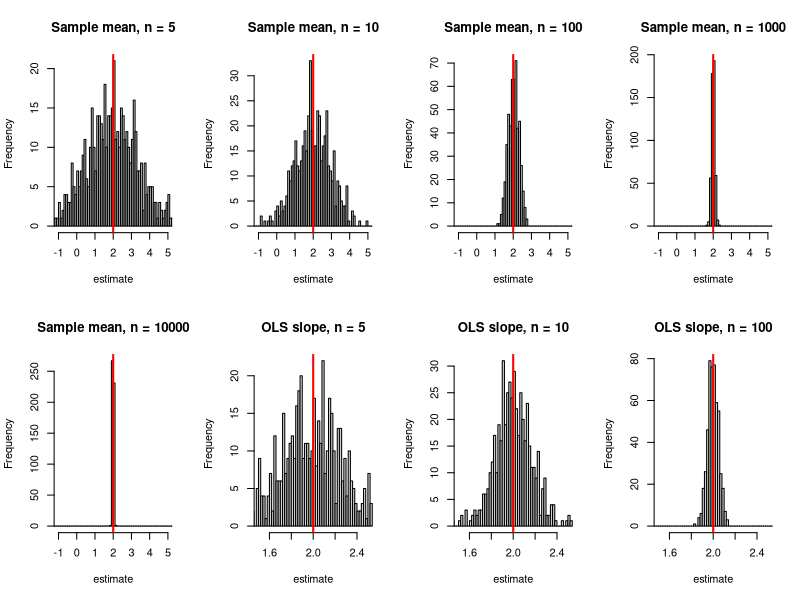
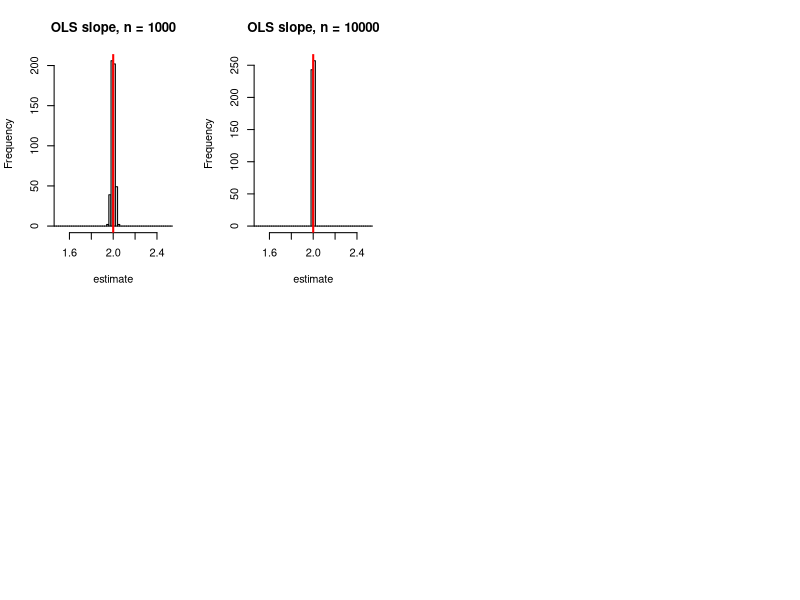

Here is the R script that generated these plots, in order:
# Consistency of the sample mean and the OLS slope
# Run in RStudio: select all (Ctrl+A) and click Run.

set.seed(123)
sizes <- c(5, 10, 100, 1000, 10000)   # sample sizes

# ---------- 1. Sample mean ----------
# Data: Normal with true mean 2
for (n in sizes) {
  x <- rnorm(n, mean = 2, sd = 3)
  cat("n =", n, " sample mean =", round(mean(x), 3), "\n")
}
# The sample mean gets closer to 2 as n grows.

# ---------- 2. OLS slope ----------
# Model: y = 1 + 2*x + u, true slope = 2
for (n in sizes) {
  x <- rnorm(n, mean = 5, sd = 2)
  u <- rnorm(n, mean = 0, sd = 1)
  y <- 1 + 2 * x + u
  b1 <- coef(lm(y ~ x))[2]
  cat("n =", n, " beta1-hat =", round(b1, 3), "\n")
}
# beta1-hat gets closer to 2 as n grows.

# ---------- 3. Histograms: what happens as n grows ----------
# For each n, draw 500 samples and compute the estimate each time.
# Then plot a histogram of the 500 estimates.

par(mfrow = c(2, 4))   # 2 rows (mean, slope) x 4 columns (n)

# Row 1: sample mean
for (n in sizes) {
  est <- numeric(500)
  for (r in 1:500) {
    est[r] <- mean(rnorm(n, mean = 2, sd = 3))
  }
  hist(est, breaks = seq(-50, 50, by = 0.1), xlim = c(-1, 5),
       main = paste("Sample mean, n =", n), xlab = "estimate")
  abline(v = 2, col = "red", lwd = 2)
}

# Row 2: OLS slope
for (n in sizes) {
  est <- numeric(500)
  for (r in 1:500) {
    x <- rnorm(n, mean = 5, sd = 2)
    y <- 1 + 2 * x + rnorm(n)
    est[r] <- coef(lm(y ~ x))[2]
  }
  hist(est, breaks = seq(-50, 50, by = 0.02), xlim = c(1.5, 2.5),
       main = paste("OLS slope, n =", n), xlab = "estimate")
  abline(v = 2, col = "red", lwd = 2)
}
